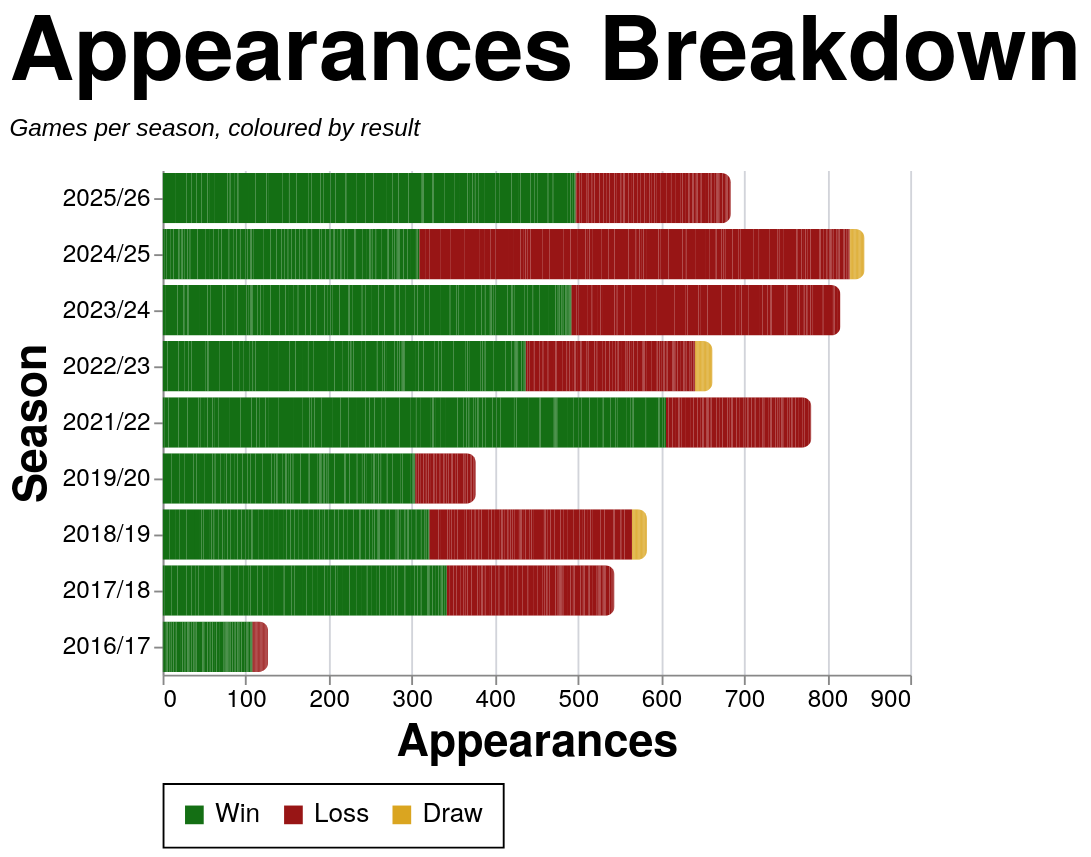

Write the Vega-Lite specification saved for this chart.
### Vega-Lite specification from a JSON file in a GitHub repository (floating-point values rounded to 4 significant figures; data arrays with more than 128 entries replaced by an {"elided": "..."} marker saying what was removed)
{"config": {"axis": {"labelFont": "PT Sans Narrow, Helvetica Neue, Helvetica, Arial, sans-serif", "titleFont": "PT Sans Narrow, Helvetica Neue, Helvetica, Arial, sans-serif", "labelFontSize": 13, "titleFontSize": 24, "gridColor": "#202947", "gridOpacity": 0.2, "zindex": 1}, "text": {"font": "Lato, sans-serif"}, "bar": {"cornerRadiusEnd": 5}, "header": {"labelFont": "PT Sans Narrow, Helvetica Neue, Helvetica, Arial, sans-serif", "titleFont": "PT Sans Narrow, Helvetica Neue, Helvetica, Arial, sans-serif", "labelFontSize": 24, "titleFontSize": 28, "labelFontWeight": "bold", "orient": "left"}, "legend": {"labelFont": "PT Sans Narrow, Helvetica Neue, Helvetica, Arial, sans-serif", "titleFont": "PT Sans Narrow, Helvetica Neue, Helvetica, Arial, sans-serif", "labelFontSize": 14, "titleFontSize": 16, "titlePadding": 5, "fillColor": "white", "strokeColor": "black", "padding": 10, "titleFontWeight": "lighter", "titleFontStyle": "italic", "titleColor": "gray", "offset": 10}, "title": {"font": "PT Sans Narrow, Helvetica Neue, Helvetica, Arial, sans-serif", "fontSize": 48, "fontWeight": "bold", "anchor": "start", "align": "center", "titlePadding": 20, "subtitlePadding": 10, "subtitleFontSize": 13, "subtitleColor": "", "subtitleFontStyle": "italic", "offset": 15, "color": "black"}, "axisX": {"labelAngle": 0}, "facet": {"title": null, "header": null, "align": {"row": "each", "column": "each"}}, "resolve": {"scale": {"y": "independent", "facet": "independent"}}, "background": "transparent", "scale": {"offsetBandPaddingOuter": 0.2, "offsetBandPaddingInner": 0.1}, "view": {"stroke": null, "background": "transparent"}}, "data": {"name": "data-e2cf8e26bb150583d175aee5b4152263"}, "mark": {"type": "bar"}, "encoding": {"color": {"field": "color_value", "legend": {"orient": "bottom", "title": null}, "scale": {"domain": ["Win", "Loss", "Draw"], "range": ["#146f14", "#981515", "goldenrod"]}, "sort": {"field": "sum(apps)", "op": "sum", "order": "descending"}, "type": "nominal"}, "tooltip": [{"field": "player", "title": "Player", "type": "nominal"}, {"field": "season", "title": "Season", "type": "nominal"}, {"field": "color_value", "title": "Group", "type": "nominal"}, {"aggregate": "sum", "field": "apps", "title": "Appearances", "type": "quantitative"}], "x": {"aggregate": "sum", "field": "apps", "title": "Appearances", "type": "quantitative"}, "y": {"field": "season", "sort": {"field": "season_sort", "op": "max", "order": "descending"}, "title": "Season", "type": "nominal"}}, "height": {"step": 30}, "title": {"text": "Appearances Breakdown", "subtitle": "Games per season, coloured by result"}, "width": 400, "$schema": "https://vega.github.io/schema/vega-lite/v5.20.1.json", "datasets": {"data-e2cf8e26bb150583d175aee5b4152263": {"elided": "2502 records"}}}
